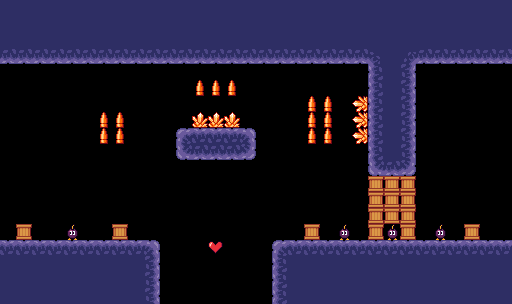

This is a level from a 2D game, rendered from its Tiled map with the project's own tilesets. A one-line summary and the complete map file follow:
An orthogonal 32x19 tile map with 16x16 px tiles, 1 tile layer (Tilelaag 1).

<map version="1.5" tiledversion="1.7.2" orientation="orthogonal" renderorder="right-down" width="32" height="19" tilewidth="16" tileheight="16" infinite="0" nextlayerid="2" nextobjectid="1">
 <tileset firstgid="1" source="tilemap.tsx" />
 <layer id="1" name="Tilelaag 1" width="32" height="19">
  <data encoding="csv">
18,18,18,18,18,18,18,18,18,18,18,18,18,18,18,18,18,18,18,18,18,18,18,18,18,18,18,18,18,18,18,18,
18,18,18,18,18,18,18,18,18,18,18,18,18,18,18,18,18,18,18,18,18,18,18,18,18,18,18,18,18,18,18,18,
18,18,18,18,18,18,18,18,18,18,18,18,18,18,18,18,18,18,18,18,18,18,18,18,18,18,18,18,18,18,18,18,
34,34,34,34,34,34,34,34,34,34,34,34,34,34,34,34,34,34,34,34,34,34,34,5,18,4,34,34,34,34,34,34,
0,0,0,0,0,0,0,0,0,0,0,0,0,0,0,0,0,0,0,0,0,0,0,17,18,19,0,0,0,0,0,0,
0,0,0,0,0,0,0,0,0,0,0,0,37,37,37,0,0,0,0,0,0,0,0,17,18,19,0,0,0,0,0,0,
0,0,0,0,0,0,0,0,0,0,0,0,0,0,0,0,0,0,0,37,37,0,1610612772,17,18,19,0,0,0,0,0,0,
0,0,0,0,0,0,37,37,0,0,0,0,36,36,36,0,0,0,0,37,37,0,1610612772,17,18,19,0,0,0,0,0,0,
0,0,0,0,0,0,37,37,0,0,0,1,2,2,2,3,0,0,0,37,37,0,1610612772,17,18,19,0,0,0,0,0,0,
0,0,0,0,0,0,0,0,0,0,0,33,34,34,34,35,0,0,0,0,0,0,0,17,18,19,0,0,0,0,0,0,
0,0,0,0,0,0,0,0,0,0,0,0,0,0,0,0,0,0,0,0,0,0,0,33,34,35,0,0,0,0,0,0,
0,0,0,0,0,0,0,0,0,0,0,0,0,0,0,0,0,0,0,0,0,0,0,7,7,7,0,0,0,0,0,0,
0,0,0,0,0,0,0,0,0,0,0,0,0,0,0,0,0,0,0,0,0,0,0,7,7,7,0,0,0,0,0,0,
0,0,0,0,0,0,0,0,0,0,0,0,0,0,0,0,0,0,0,0,0,0,0,7,7,7,0,0,0,0,0,0,
0,7,0,0,6,0,0,7,0,0,0,0,0,0,0,0,0,0,0,7,0,6,0,7,6,7,0,6,0,7,0,0,
2,2,2,2,2,2,2,2,2,3,0,0,0,41,0,0,0,1,2,2,2,2,2,2,2,2,2,2,2,2,2,2,
18,18,18,18,18,18,18,18,18,19,0,0,0,0,0,0,0,17,18,18,18,18,18,18,18,18,18,18,18,18,18,18,
18,18,18,18,18,18,18,18,18,19,0,0,0,0,0,0,0,17,18,18,18,18,18,18,18,18,18,18,18,18,18,18,
18,18,18,18,18,18,18,18,18,19,0,0,0,0,0,0,0,17,18,18,18,18,18,18,18,18,18,18,18,18,18,18
</data>
 </layer>
</map>
